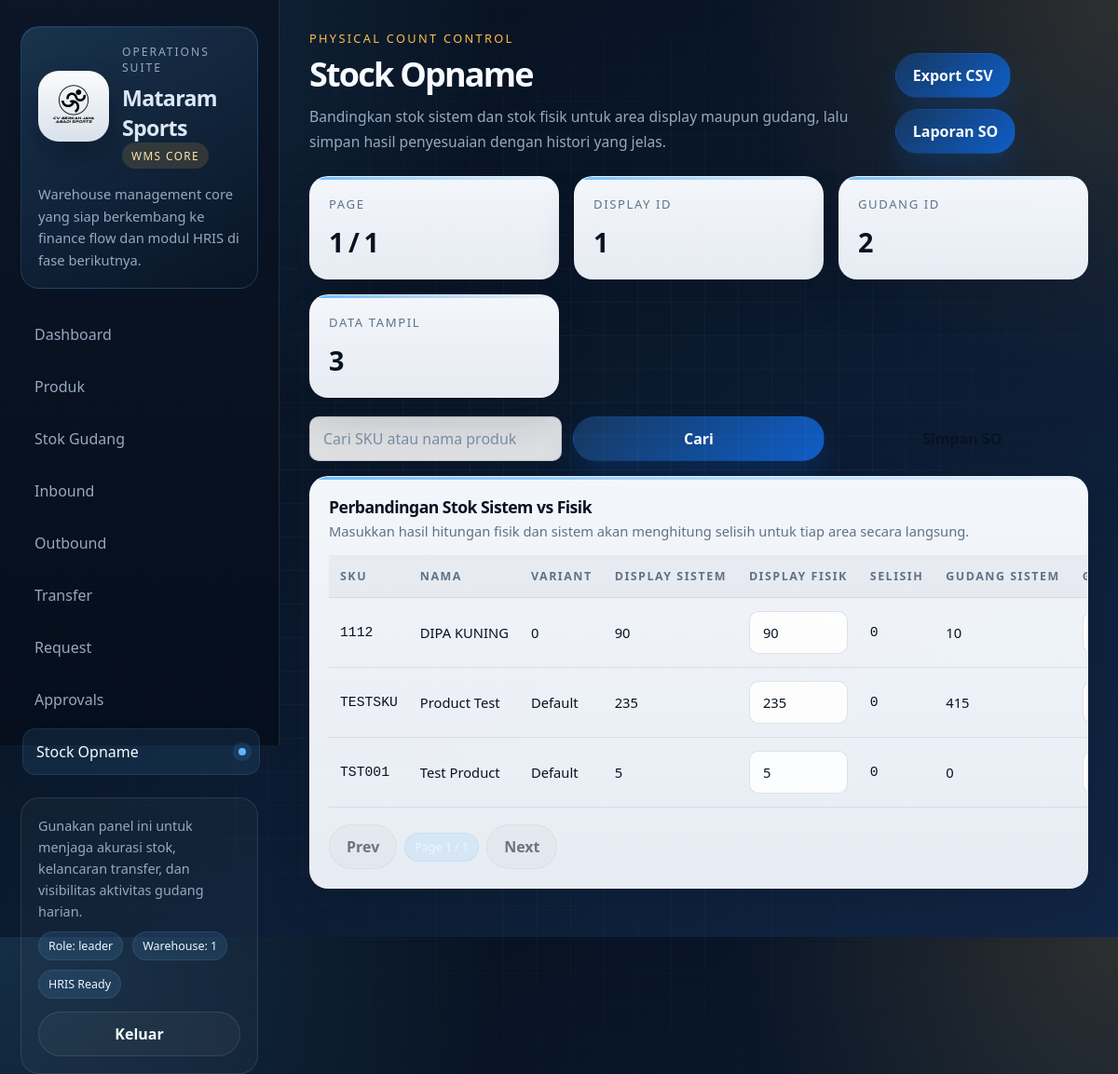
The page /so/ (signed in) on the database its author committed.
### tables this page shows
CREATE TABLE product_variants(
    id INTEGER PRIMARY KEY AUTOINCREMENT,
    product_id INTEGER,
    variant TEXT, price_retail REAL DEFAULT 0, price_discount REAL DEFAULT 0, price_nett REAL DEFAULT 0,
    UNIQUE(product_id, variant),
    FOREIGN KEY(product_id) REFERENCES products(id) ON DELETE CASCADE
);

CREATE TABLE products(
    id INTEGER PRIMARY KEY AUTOINCREMENT,
    sku TEXT UNIQUE,
    name TEXT,
    category_id INTEGER,
    FOREIGN KEY(category_id) REFERENCES categories(id)
);

### routes/stock_opname.py (the view, shortened to what this page needs)
@so_bp.route("/")
def so_page():
    db = get_db()
    search = (request.args.get("q") or "").strip()
    try:
        page = int(request.args.get("page", 1))
        if page < 1:
            page = 1
    except:
        page = 1
    limit = 20
    offset = (page - 1) * limit
    display_id, gudang_id = _resolve_so_warehouses(
        db,
        request.args.get("display_id"),
        request.args.get("gudang_id"),
    )
    base_query = """
        FROM products p
        JOIN product_variants pv ON p.id = pv.product_id
        LEFT JOIN stock sd
            ON sd.product_id = p.id
            AND sd.variant_id = pv.id
            AND sd.warehouse_id = ?
        LEFT JOIN stock sg
            ON sg.product_id = p.id
            AND sg.variant_id = pv.id
            AND sg.warehouse_id = ?
        WHERE 1=1
    """
    params = [display_id, gudang_id]
    if search:
        base_query += " AND (p.name LIKE ? OR p.sku LIKE ?)"
        params += [f"%{search}%", f"%{search}%"]
    total = db.execute("SELECT COUNT(*) " + base_query, params).fetchone()[0]
    rows = db.execute(
        """
        SELECT
            p.id as product_id,
            p.sku,
            p.name,
            pv.id as variant_id,
            pv.variant,
            COALESCE(sd.qty,0) as display_qty,
            COALESCE(sg.qty,0) as gudang_qty
        """
        + base_query
        + """
        ORDER BY p.name ASC
        LIMIT ? OFFSET ?
        """,
        params + [limit, offset],
    ).fetchall()
    data = [dict(r) for r in rows]
    total_pages = max(1, (total + limit - 1) // limit)
    return render_template(
        "stock_opname.html",
        data=data,
        search=search,
        page=page,
        total_pages=total_pages,
        display_id=display_id,
        gudang_id=gudang_id,
    )

### database.py (called while the page is built)
def get_db():
    db = g.get("db")
    if db is None:
        db_path = current_app.config["DATABASE"]
        db_dir = os.path.dirname(db_path)
        if db_dir and not os.path.exists(db_dir):
            os.makedirs(db_dir, exist_ok=True)
        db = sqlite3.connect(
            db_path,
            timeout=30,
            check_same_thread=False,
            isolation_level=None  # 🔥 AUTO COMMIT MODE
        )
        db.row_factory = sqlite3.Row
        try:
            db.execute("PRAGMA foreign_keys = ON")
            db.execute("PRAGMA journal_mode = WAL")
            db.execute("PRAGMA synchronous = NORMAL")
            db.execute("PRAGMA temp_store = MEMORY")
            db.execute("PRAGMA busy_timeout = 30000")  # 🔥 WAIT LOCK
        except:
            pass
        g.db = db
    return db

### routes/stock_opname.py (called while the page is built)
def _warehouse_exists(db, warehouse_id):
    return db.execute(
        "SELECT 1 FROM warehouses WHERE id=?",
        (warehouse_id,),
    ).fetchone() is not None

def _resolve_so_warehouses(db, display_id=None, gudang_id=None):
    warehouses = db.execute("SELECT * FROM warehouses ORDER BY id").fetchall()
    if not warehouses:
        return 1, 1
    default_display = warehouses[0]["id"]
    default_gudang = warehouses[1]["id"] if len(warehouses) >= 2 else default_display
    try:
        display_id = int(display_id or default_display)
    except:
        display_id = default_display
    try:
        gudang_id = int(gudang_id or default_gudang)
    except:
        gudang_id = default_gudang
    if not _warehouse_exists(db, display_id):
        display_id = default_display
    if not _warehouse_exists(db, gudang_id):
        gudang_id = default_gudang
    return display_id, gudang_id

### templates/stock_opname.html (shortened to what this page needs)
{% extends "base.html" %}
{% block eyebrow %}Physical Count Control{% endblock %}
{% block page_title %}Stock Opname{% endblock %}
{% block page_subtitle %}Bandingkan stok sistem dan stok fisik untuk area display maupun gudang, lalu simpan hasil penyesuaian dengan histori yang jelas.{% endblock %}
{% block page_actions %}
<div class="split-actions">
    <a href="/so/export" class="btn-link">Export CSV</a>
    <a href="/so/export_report" class="btn-link">Laporan SO</a>
</div>
{% endblock %}
{% block content %}
<div class="summary">
    <div class="card-mini">
        <p>Page</p>
        <h3>{{ page }} / {{ total_pages }}</h3>
    </div>
    <div class="card-mini">
        <p>Display ID</p>
        <h3>{{ display_id }}</h3>
    </div>
    <div class="card-mini">
        <p>Gudang ID</p>
        <h3>{{ gudang_id }}</h3>
    </div>
    <div class="card-mini">
        <p>Data Tampil</p>
        <h3>{{ data|length }}</h3>
    </div>
</div>
<form method="GET" class="top-bar">
    <input type="text" name="q" placeholder="Cari SKU atau nama produk" value="{{ search or '' }}">
    <button type="submit">Cari</button>
    <button type="button" class="ghost-button" onclick="submitSO()">Simpan SO</button>
</form>
<div class="table-box">
    <div class="section-title">
        <div>
            <h2>Perbandingan Stok Sistem vs Fisik</h2>
            <p>Masukkan hasil hitungan fisik dan sistem akan menghitung selisih untuk tiap area secara langsung.</p>
        </div>
    </div>
    {% if data %}
    <table>
        <thead>
            <tr>
                <th>SKU</th>
                <th>Nama</th>
                <th>Variant</th>
                <th>Display Sistem</th>
                <th>Display Fisik</th>
                <th>Selisih</th>
                <th>Gudang Sistem</th>
                <th>Gudang Fisik</th>
            </tr>
        </thead>
        <tbody id="soTable">
            {% for item in data %}
            <tr>
                <td class="mono">{{ item.sku }}</td>
                <td>{{ item.name }}</td>
                <td>{{ item.variant }}</td>
                <td class="display">{{ item.display_qty }}</td>
                <td><input type="number" class="physical_display" value="{{ item.display_qty }}"></td>
                <td class="diff_display mono">0</td>
                <td class="gudang">{{ item.gudang_qty }}</td>
                <td><input type="number" class="physical_gudang" value="{{ item.gudang_qty }}"></td>
            </tr>
            {% endfor %}
        </tbody>
    </table>
    <div class="pagination">
        <button type="button" class="ghost-button" onclick="changePage(-1)" id="prevBtn">Prev</button>
        <span id="pageInfo" class="status-pill">Page {{ page }} / {{ total_pages }}</span>
        <button type="button" class="ghost-button" onclick="changePage(1)" id="nextBtn">Next</button>
    </div>
    {% else %}
    <div class="empty-state">Tidak ada item yang cocok untuk stock opname saat ini.</div>
    {% endif %}
</div>
{% endblock %}

### rows shown on the page
product_variants: sku "1112", name "DIPA KUNING", variant "0", display_qty "90", gudang_qty "10"
product_variants: sku "TESTSKU", name "Product Test", variant "Default", display_qty "235", gudang_qty "415"
product_variants: sku "TST001", name "Test Product", variant "Default", display_qty "5", gudang_qty "0"

### other values the page prints
{{ session.get("role", "guest") }} "leader"
{{ session.get("warehouse_id", "-") }} "1"
{{ page }} "1"
{{ total_pages }} "1"
{{ display_id }} "1"
{{ gudang_id }} "2"
{{ data|length }} "3"
